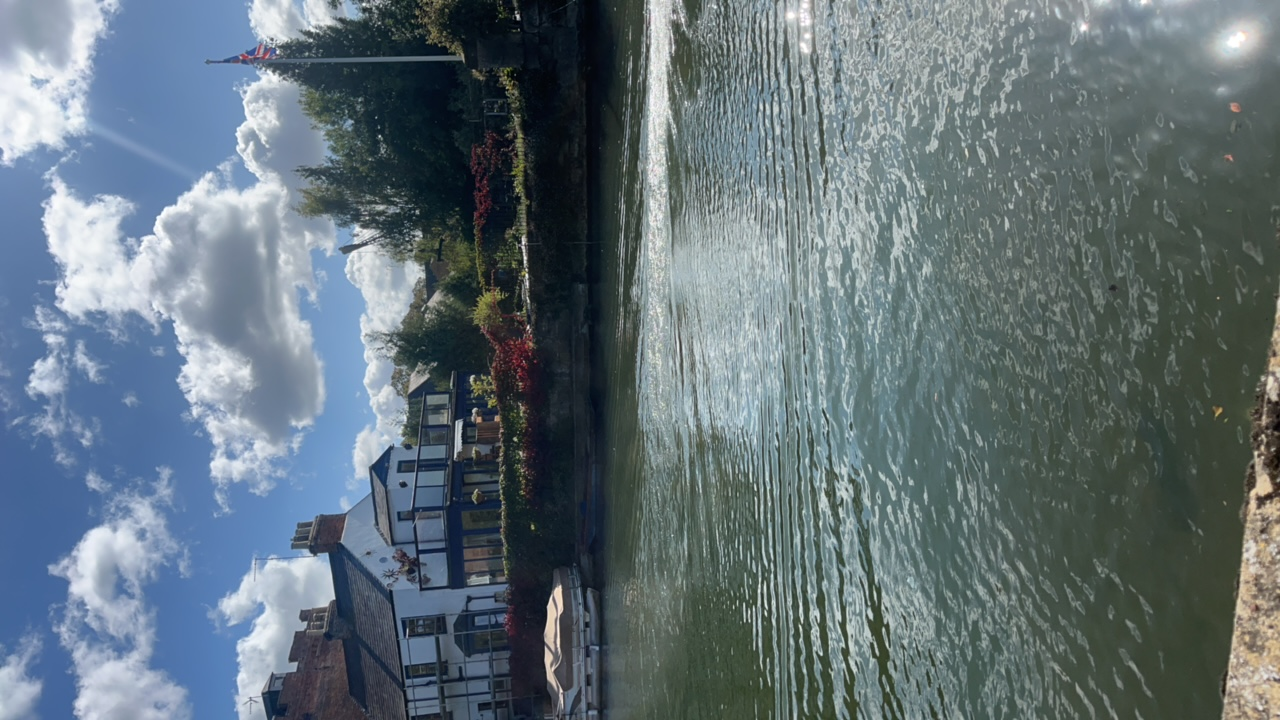
#> input picture data/images/training/1.jpg, 1280 x 720 px, found by its file name; its folder holds only this picture in this run
$ python preview_transforms.py
#> lines starting #> are read from the running program, lines starting #| are printed output that depends on the picture
"""This code finds all images in data/images, checks there are enoug
images to display, handles EXIF rotation, resizes the images to 224 x 224
displays the images and filenames in a grid."""

import os
from PIL import Image, ImageOps
import matplotlib.pyplot as plt

# Path to your images
img_dir = "data/images/training"

target_size = (224, 224)

# Get a list of image files
image_files = [
    f for f in os.listdir(img_dir)
    if f.lower().endswith(('.jpg', '.jpeg', '.png'))
]

num_images = len(image_files)
if num_images == 0:
    print("No images found in data/images")
    raise SystemExit

cols = 3
rows = (num_images + cols - 1) // cols

#Create the figure
plt.figure(figsize=(10, 4 * rows))

#Loop over images
for i, filename in enumerate(image_files):
    path = os.path.join(img_dir, filename)

    img = Image.open(path).convert("RGB") #Forces 3-channel RGB
#> img is the input picture: PIL image 1280x720 RGB; mean R, G, B 98.6, 113.1, 120.4
    img = ImageOps.exif_transpose(img)   # apply EXIF orientation. need to do this later with pytorch too
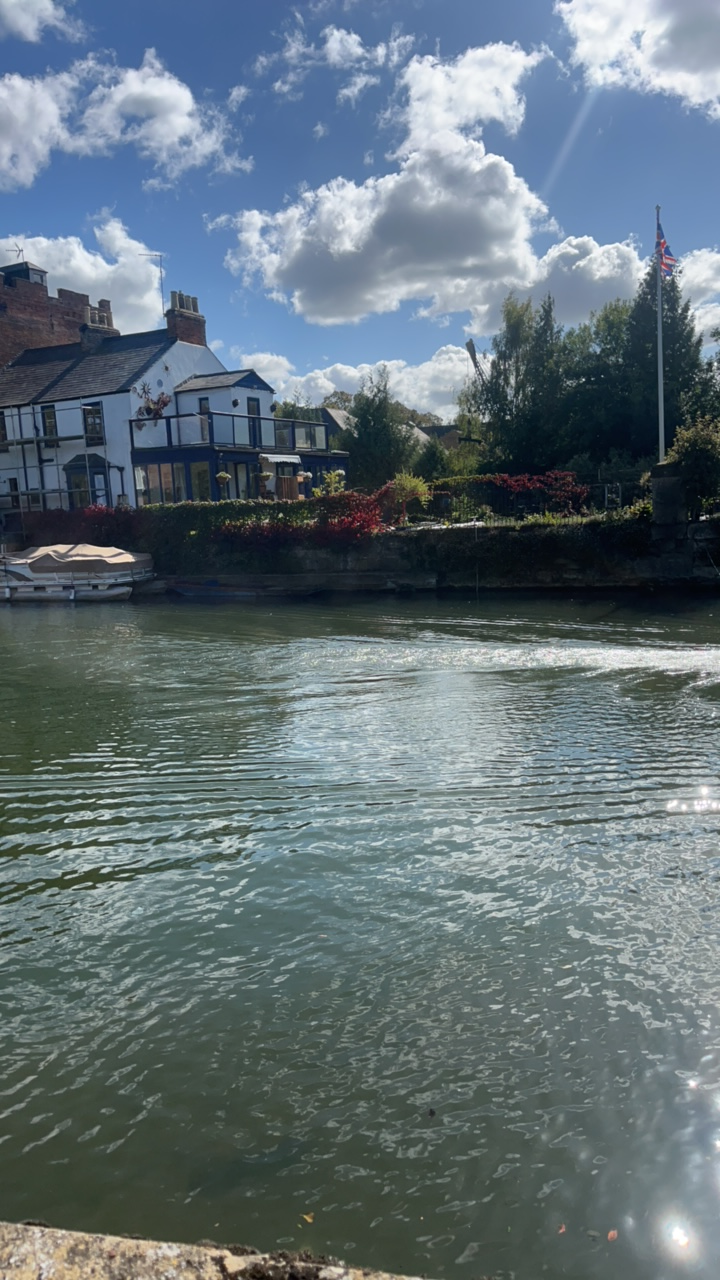
#> img: PIL image 720x1280 RGB; mean R, G, B 98.6, 113.1, 120.4
    resized = img.resize(target_size, Image.Resampling.LANCZOS)
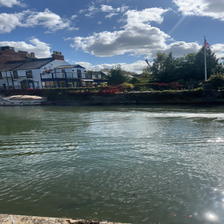
#> resized: PIL image 224x224 RGB; mean R, G, B 98.6, 113.1, 120.4

    plt.subplot(rows, cols, i + 1)
    plt.imshow(resized)
    plt.title(filename)
    plt.axis("off")

plt.tight_layout()
plt.show()

$ run again, on data/images/training/2.jpg
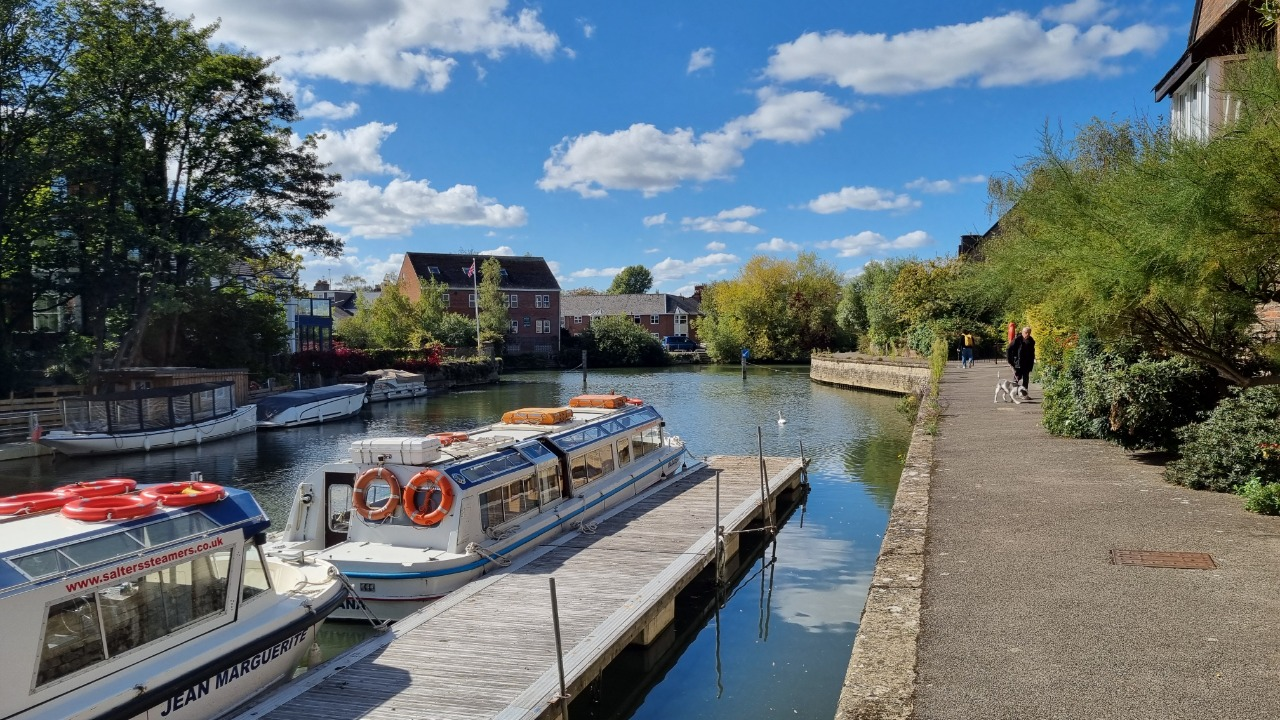
#> input picture data/images/training/2.jpg, 1280 x 720 px, found by its file name
#> img is the input picture: PIL image 1280x720 RGB; mean R, G, B 100.4, 111.9, 116.4
#> `resized = img.resize(target_size, Image.Resampling.LANCZOS)`:
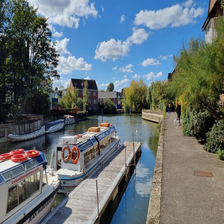
#> resized: PIL image 224x224 RGB; mean R, G, B 100.4, 111.9, 116.4

$ run again, on data/images/training/3.jpg
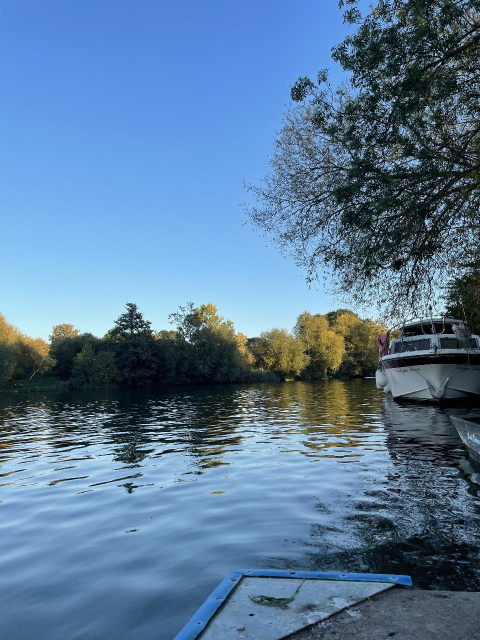
#> input picture data/images/training/3.jpg, 960 x 1280 px, found by its file name (shown at 1/2 size)
#> img is the input picture: PIL image 960x1280 RGB; mean R, G, B 90.4, 122.4, 153.9
#> `resized = img.resize(target_size, Image.Resampling.LANCZOS)`:
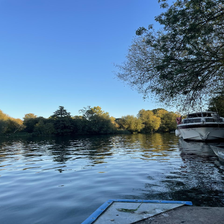
#> resized: PIL image 224x224 RGB; mean R, G, B 90.4, 122.4, 153.9
